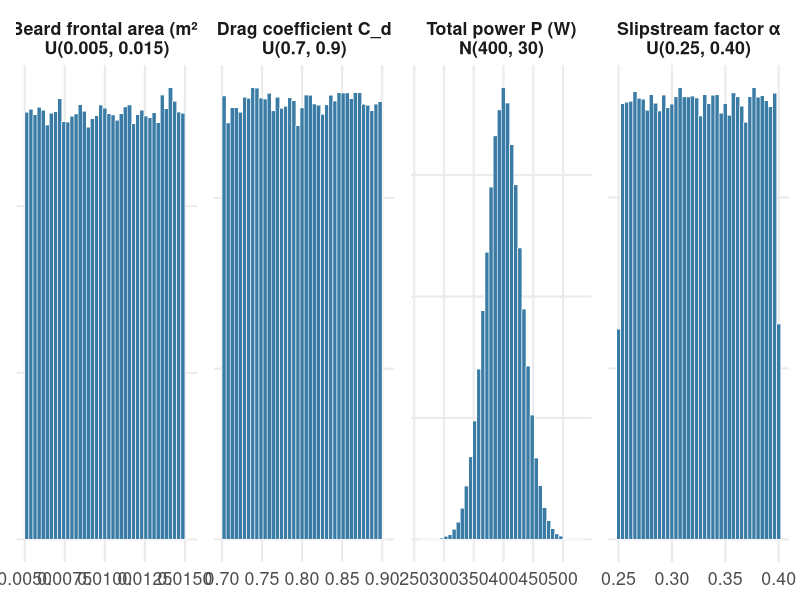
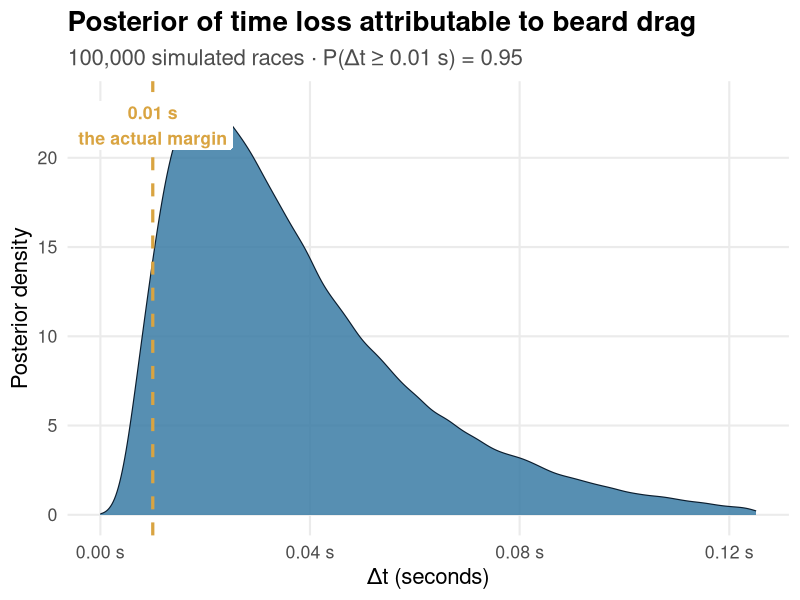

These figures' R source, in order:
## ---- chunk 1
library(tidyverse)
library(scales)

theme_talk <- function() {
  theme_minimal(base_size = 16, base_family = "sans") +
    theme(
      plot.title = element_text(face = "bold", size = 20),
      plot.subtitle = element_text(color = "grey30"),
      panel.grid.minor = element_blank(),
      plot.background = element_rect(fill = "white", color = NA),
      panel.background = element_rect(fill = "white", color = NA)
    )
}

ice_blue   <- "#3a7ca5"
ice_navy   <- "#0b1d2e"
ice_silver <- "#c9d6df"
accent     <- "#d9a441"
## ---- chunk 2
set.seed(2026)
N <- 100000
priors <- tibble(
  draw = 1:N,
  A_beard = runif(N, 0.005, 0.015),
  Cd_body = runif(N, 0.7, 0.9),
  P_total = rnorm(N, 400, 30),
  alpha   = runif(N, 0.25, 0.40)
) |> pivot_longer(-draw)

label_lookup <- c(
  A_beard = "Beard frontal area (m²)\nU(0.005, 0.015)",
  Cd_body = "Drag coefficient C_d\nU(0.7, 0.9)",
  P_total = "Total power P (W)\nN(400, 30)",
  alpha   = "Slipstream factor α\nU(0.25, 0.40)"
)
priors$name <- factor(priors$name, levels = names(label_lookup),
                      labels = label_lookup)

ggplot(priors, aes(value)) +
  geom_histogram(bins = 40, fill = ice_blue, color = "white", linewidth = 0.2) +
  facet_wrap(~name, scales = "free", nrow = 1) +
  labs(x = NULL, y = NULL) +
  theme_talk() +
  theme(axis.text.y = element_blank(),
        strip.text = element_text(face = "bold"))
## ---- chunk 3
set.seed(1980)
N <- 100000;  rho <- 1.2;  A_body <- 0.5
T_total <- 41*60 + 57.64

v_segments <- c(5000 / (13*60 + 25.00),
                5000 / ((25*60 + 51.97) - (13*60 + 25.00)),
                5000 / ((41*60 + 57.64) - (25*60 + 51.97)))

profile    <- c(up = 0.4, flat = 0.3, down = 0.3)
speed_mult <- c(up = 0.7, flat = 1.0, down = 1.3)

A_beard <- runif(N, 0.005, 0.015)
Cd_body <- runif(N, 0.7, 0.9)
P_total <- rnorm(N, 400, 30)
alpha   <- runif(N, 0.25, 0.40)

v3_mean <- numeric(N)
for (k in 1:3) {
  v_obs <- v_segments[k]
  scale <- v_obs / sum(profile * speed_mult)
  for (seg in names(profile)) {
    v <- rnorm(N, speed_mult[seg] * scale, 0.2);  v[v < 1] <- 1
    v3_mean <- v3_mean + profile[seg] * v^3
  }
}
v3_mean <- v3_mean / 3

P_drag_body  <- 0.5 * rho * Cd_body * A_body * v3_mean
P_drag_beard <- P_drag_body * (A_beard / A_body) * alpha^3
delta_time   <- T_total * (P_drag_beard / P_total)

p_active        <- runif(N, 0.05, 0.20)   # fraction of race in beard-exposed posture
delta_time_real <- delta_time * p_active
## ---- chunk 4
df <- tibble(delta_time_real = delta_time_real)

p_loss <- mean(delta_time_real >= 0.01)

ggplot(df, aes(delta_time_real)) +
  geom_density(fill = ice_blue, color = ice_navy, alpha = 0.85, linewidth = 0.4) +
  geom_vline(xintercept = 0.01, linetype = "dashed",
             color = accent, linewidth = 1.1) +
  annotate("label", x = 0.01, y = Inf, vjust = 1.4,
           label = "0.01 s\nthe actual margin",
           color = accent, fill = "white", size = 4.5,
           label.size = 0, fontface = "bold") +
  scale_x_continuous(labels = label_number(accuracy = 0.01, suffix = " s"),
                     limits = c(0, quantile(df$delta_time_real, 0.995))) +
  labs(
    title = "Posterior of time loss attributable to beard drag",
    subtitle = sprintf("100,000 simulated races · P(Δt ≥ 0.01 s) = %.2f",
                       p_loss),
    x = "Δt (seconds)",
    y = "Posterior density"
  ) +
  theme_talk()
